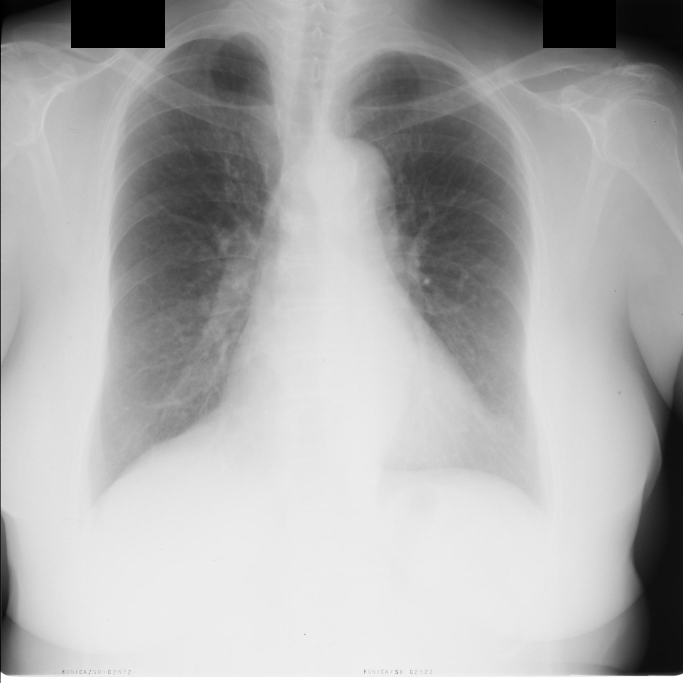
#> input picture images-base/JPCNN003.png, 2048 x 2048 px, found by its file name (shown at 1/3 size)
$ python main.py
#> lines starting #> are read from the running program, lines starting #| are printed output that depends on the picture; after the words box and inside, x2 and y2 are one past the last pixel; in counts of white or black regions, pixels touching at a corner belong together
#> further down, image is the input picture: shape (2048, 2048, 3); min 0, max 255, mean 173.3
### binarization/default_project/functions.py
from skimage.morphology import *
import copy
import cv2;

def binarização(img_real):
  img = copy.deepcopy(img_real)

  # ENCONTRANDO SUBÁREAS PARA ANÁLISE
  sub_img1 = img[680:820, 620:760]
  sub_img2 = img[260:400, 760:900]
  sub_img3 = img[540:680, 760:900]
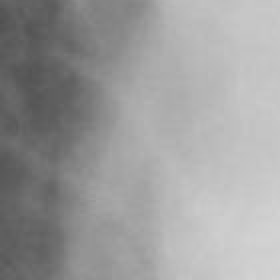
#> sub_img3: shape (140, 140) (shown 2 times larger); min 80, max 212, mean 155.7
  sub_img4 = img[400:540, 900:1040]
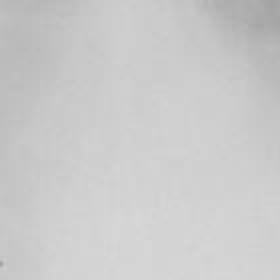
#> sub_img4: shape (140, 140) (shown 2 times larger); min 163, max 216, mean 202.4
  sub_img5 = img[540:680, 1040:1180]
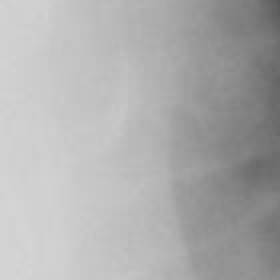
#> sub_img5: shape (140, 140) (shown 2 times larger); min 88, max 212, mean 173.8
  sub_img6 = img[400:540, 1180:1320]
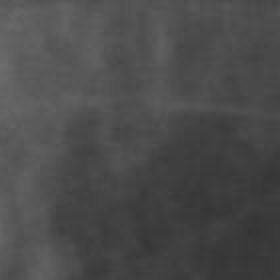
#> sub_img6: shape (140, 140) (shown 2 times larger); min 51, max 110, mean 75.6

  grayScaleAreas = sorted([
    round(sub_img1.mean()),
    round(sub_img2.mean()),
    round(sub_img3.mean()),
    round(sub_img4.mean()),
    round(sub_img5.mean()),
    round(sub_img6.mean())
  ])
#> grayScaleAreas = [76, 106, 156, 158, 174, 202]

  # DELETAR O ÚLTIMO E O PRIMEIRO ELEMENTO DO ARRAY
  del grayScaleAreas[5]
  del grayScaleAreas[0]

  # ENCONTRANDO O LIMIAR DA BINARIZAÇÃO
  limiar_m = round(sum(grayScaleAreas) / 4)
#> limiar_m = 148

  # BINARIZAÇÃO
  img = cv2.threshold(img, limiar_m, 255, cv2.THRESH_BINARY_INV)

  return img[1]
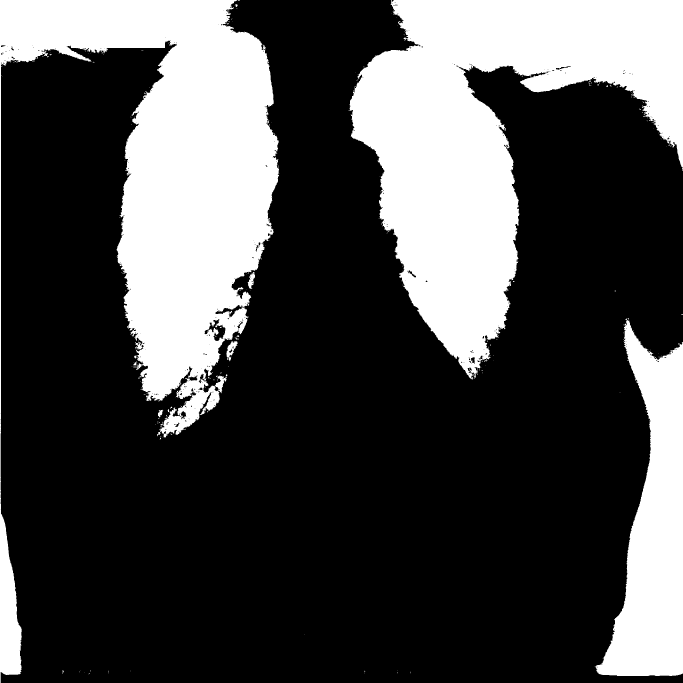
#> returned value: shape (2048, 2048) (shown at 1/3 size); 28.6% white; 257 white regions (242 under 20 px), largest, box (x1, y1, x2, y2) and area: (1049, 0, 2048, 1139) 522732, (0, 0, 838, 2048) 522654, (1784, 954, 2048, 2028) 151523

def preenchimento_imagem(img_inicial):
  img = copy.deepcopy(img_inicial)

  # ETAPA TORNAR 50px DAS BORDAS EM PIXEIS PRETOS
  img[0:50, 0:2048] = 0
  img[0:2048, 0:50] = 0
  img[0:2048, 1998:2048] = 0
  img[1998:2048, 0:2048] = 0
#> img: shape (2048, 2048); 24.3% white; 227 white regions (213 under 20 px), largest, box (x1, y1, x2, y2) and area: (1049, 50, 1998, 1139) 459487, (50, 50, 838, 1312) 456537, (1789, 954, 1998, 1998) 96673

  # PREECHIMENTO DOS PIXELS BRANCOS PARA PIXELS PRETOS
  for i in range(50, 1998):
    for j in range(50, 1998):
      if img[j, i] == 0:
        break
      else:
        img[j, i] = 0

    for j in reversed(range(50, 1998)):
      if img[j, i] == 0:
        break
      else:
        img[j, i] = 0
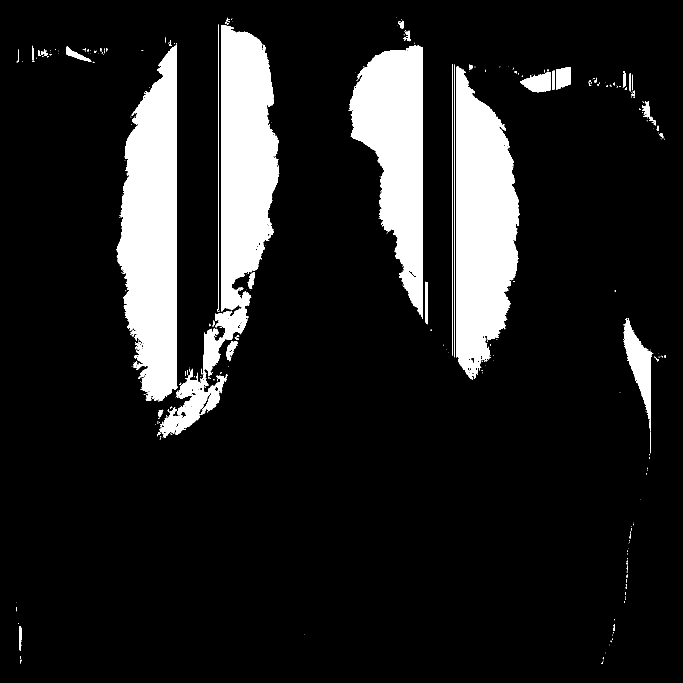
#> img: shape (2048, 2048) (shown at 1/3 size); 12.5% white; 412 white regions (338 under 20 px), largest, box (x1, y1, x2, y2) and area: (350, 136, 531, 1205) 136508, (1370, 200, 1558, 1139) 124651, (607, 75, 838, 1142) 117186

  return img

def remocao_de_ruido(img_inicial, img_binarizada_preenchida):
  # REMOÇÃO DE RUÍDO APÓS O PREENCHIMENTO
  ruido = cv2.subtract(img_inicial, img_binarizada_preenchida)
#> ruido: shape (2048, 2048); 16.1% white; 37 white regions (32 under 20 px), largest, box (x1, y1, x2, y2) and area: (1172, 0, 2048, 1077) 285750, (0, 0, 712, 2048) 250124, (1784, 1026, 2048, 2028) 139724, (706, 13, 713, 21) 41, (188, 2010, 192, 2022) 22

  # REALIZAÇÃO DA DILATAÇÃO COM 3 ELEMENTOS ESTRUTURANTES
  ruido = cv2.dilate(ruido, disk(60))
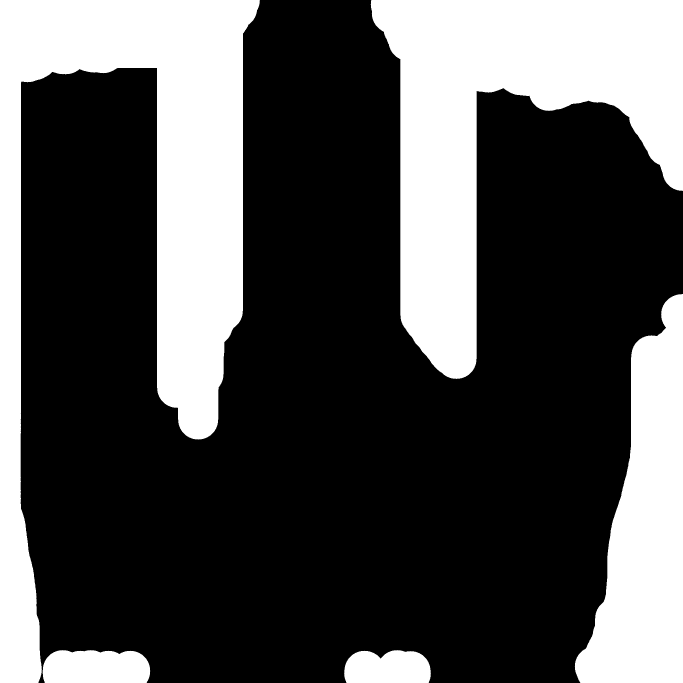
#> ruido: shape (2048, 2048) (shown at 1/3 size); 31% white; 5 white regions, box (x1, y1, x2, y2) and area: (0, 0, 780, 2048) 551912, (1112, 0, 2048, 1137) 475907, (1724, 882, 2048, 2048) 221302, (128, 1950, 451, 2048) 28838, (1032, 1950, 1293, 2048) 22302
#> (the run stopped early here; a loop or call above may not have finished)

$ run again, with images-base/JPCNN001.png copied over images-base/JPCNN003.png
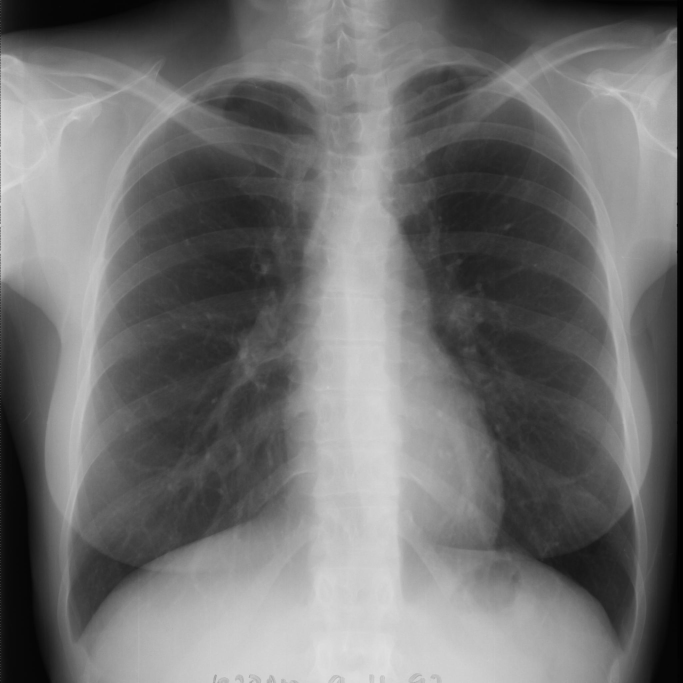
#> input picture images-base/JPCNN001.png, 2048 x 2048 px, found by its file name (shown at 1/3 size)
#> image is the input picture: shape (2048, 2048, 3); min 0, max 255, mean 112.2
#> image: shape (2048, 2048)
#> grayScaleAreas = [45, 66, 66, 94, 125, 171]
#> limiar_m = 88
#> after the loop in preenchimento_imagem, `for i in range(50, 1998):`:
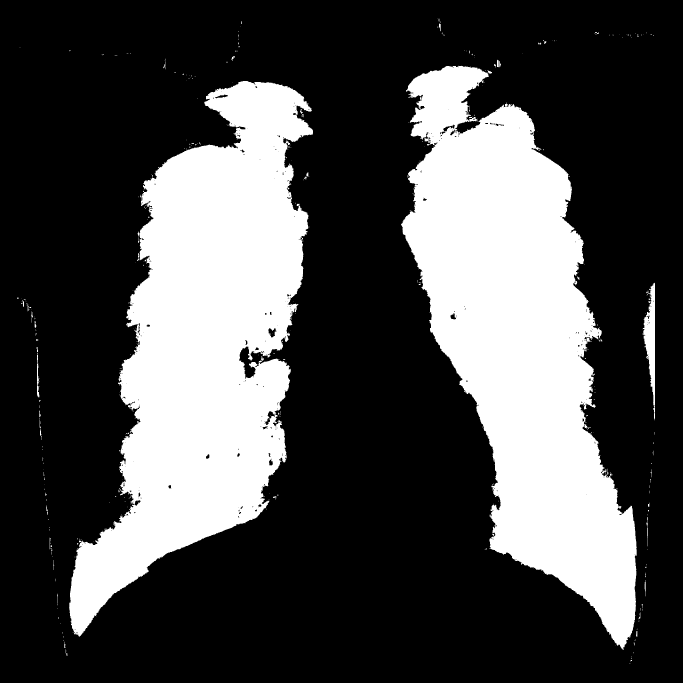
#> img: shape (2048, 2048) (shown at 1/3 size); 29.5% white; 386 white regions (337 under 20 px), largest, box (x1, y1, x2, y2) and area: (1203, 197, 1910, 1950) 614774, (207, 243, 939, 1910) 612060, (1928, 848, 1965, 1261) 7068
#> in remocao_de_ruido, `ruido = cv2.dilate(ruido, disk(60))`:
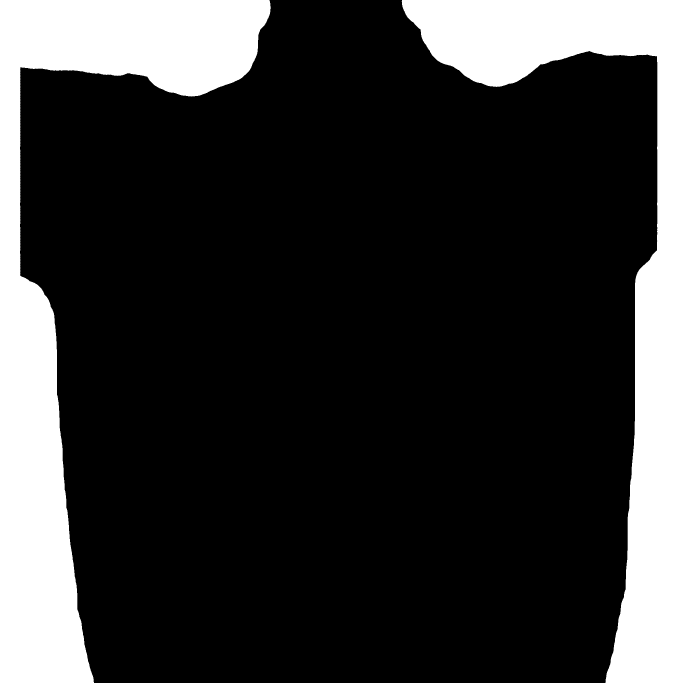
#> ruido: shape (2048, 2048) (shown at 1/3 size); 20.7% white; 2 white regions, box (x1, y1, x2, y2) and area: (0, 0, 812, 2048) 463293, (1205, 0, 2048, 2048) 405837

$ run again, with images-base/JPCNN002.png copied over images-base/JPCNN003.png
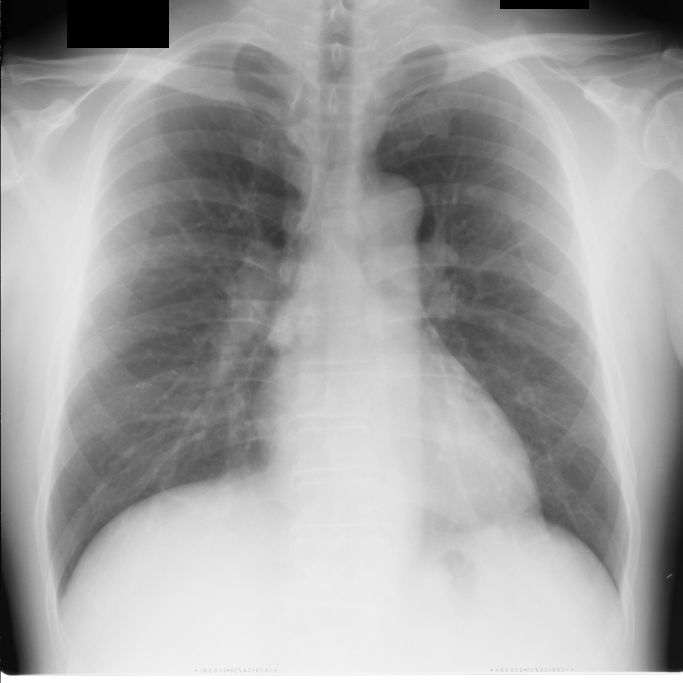
#> input picture images-base/JPCNN002.png, 2048 x 2048 px, found by its file name (shown at 1/3 size)
#> image is the input picture: shape (2048, 2048, 3); min 0, max 255, mean 163.4
#> image: shape (2048, 2048)
#> grayScaleAreas = [72, 79, 86, 126, 146, 154]
#> limiar_m = 109
#> after the loop in preenchimento_imagem, `for i in range(50, 1998):`:
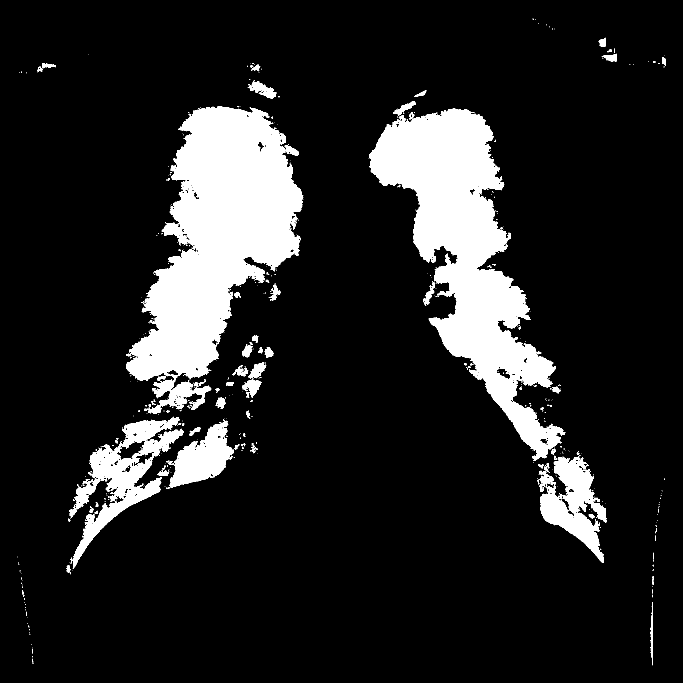
#> img: shape (2048, 2048) (shown at 1/3 size); 13.6% white; 601 white regions (496 under 20 px), largest, box (x1, y1, x2, y2) and area: (378, 319, 910, 1241) 241713, (1107, 326, 1694, 1383) 218821, (207, 1250, 552, 1706) 41016
#> in remocao_de_ruido, `ruido = cv2.dilate(ruido, disk(60))`:
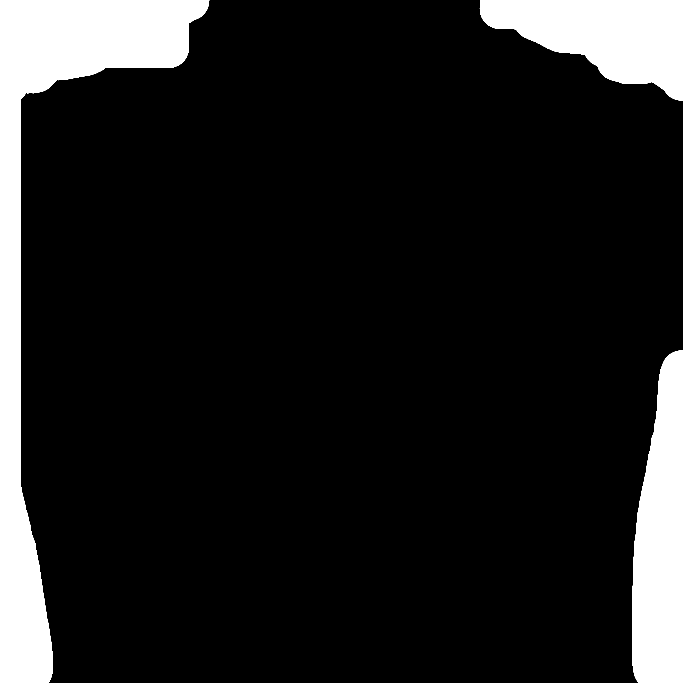
#> ruido: shape (2048, 2048) (shown at 1/3 size); 12.1% white; 3 white regions, box (x1, y1, x2, y2) and area: (0, 0, 628, 2048) 278759, (1898, 1051, 2048, 2048) 118832, (1439, 0, 2048, 302) 110179

$ run again, with images-base/JPCNN004.png copied over images-base/JPCNN003.png
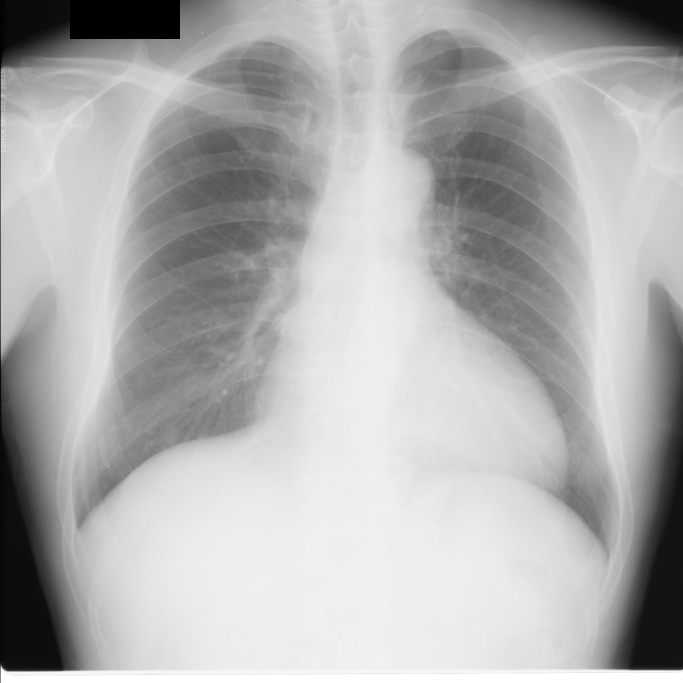
#> input picture images-base/JPCNN004.png, 2048 x 2048 px, found by its file name (shown at 1/3 size)
#> image is the input picture: shape (2048, 2048, 3); min 0, max 255, mean 176.3
#> image: shape (2048, 2048)
#> grayScaleAreas = [113, 128, 139, 171, 187, 226]
#> limiar_m = 156
#> in remocao_de_ruido, `ruido = cv2.dilate(ruido, disk(60))`:
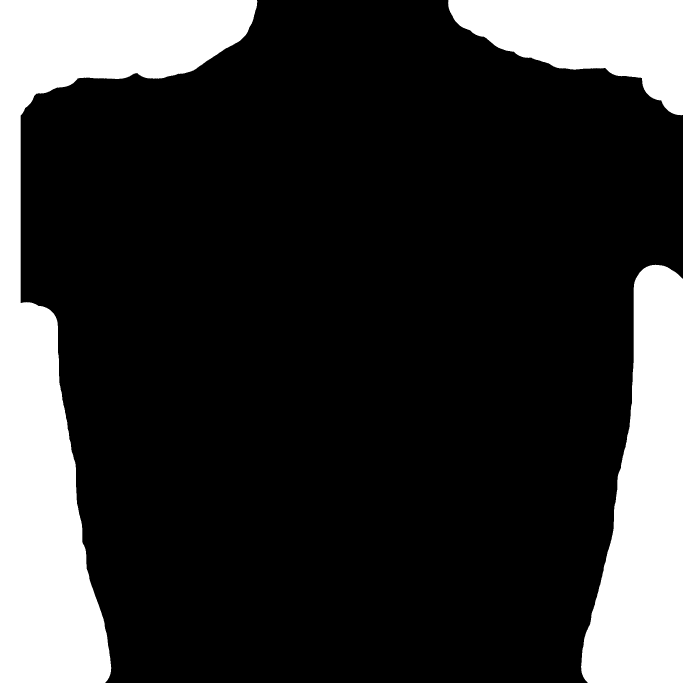
#> ruido: shape (2048, 2048) (shown at 1/3 size); 20.7% white; 3 white regions, box (x1, y1, x2, y2) and area: (0, 0, 772, 2048) 481565, (1743, 794, 2048, 2048) 249749, (1344, 0, 2048, 346) 137445
